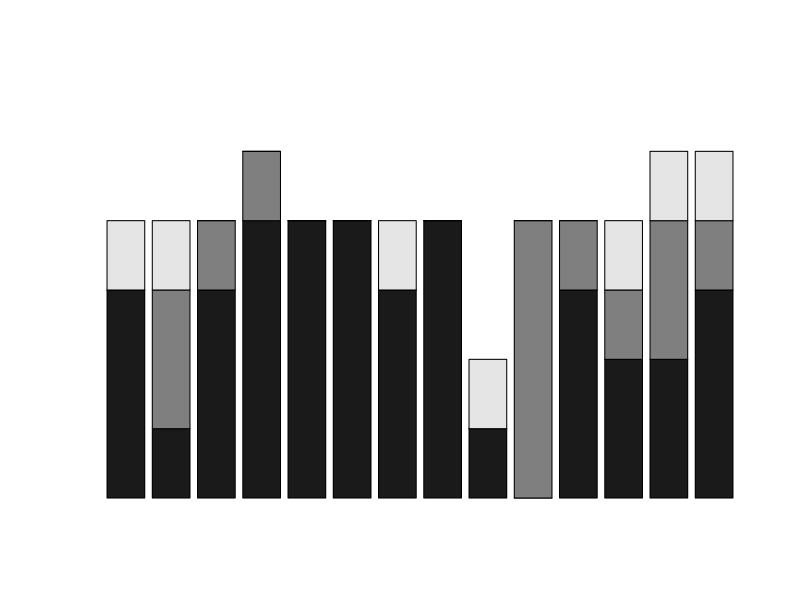

Reproduce this figure in R. (Note: this script raises an error after producing the figure.)
#### Exploring the Yellow Island data! ####

## Read in the data
counts <- read.csv("QuadratCounts.csv")
yellowPA <- read.csv("yellowPA.csv")

# First rule: always look at your data!
View(counts)
View(yellowPA)

#### Quadrat Counts Data: Cut in half!
# WhereSub will tell me which column the Substrate
# data starts in
WhereSub <- which(counts[1,]=="Substrate")
# I also want to know which column the Species Counts
# data starts in
WhereSpecies <- which(counts[1,]=="Species")

# I can use WhereSub and WhereSpecies to grab *just*
# the Substrate data
Substrate <- counts[,WhereSub:(WhereSpecies[1]-1)]

# And I can use WhereSpecies again to grab *just*
# the Species Counts data
Species <- counts[,WhereSpecies[1]:ncol(counts)]

# Let's see what we made;
View(Substrate)
View(Species)

# QUESTION: Does the percent coverage for each quadrat sum to 100% for Substrate?
# I want a vector of the site numbers (to use for plotting)
sites <- as.numeric(counts[-c(1,2),which(counts[2,]=="Site")])
sites

# This code creates a barplot and legend to answer my question!
barplot(height=t(as.matrix(Substrate[3:16,])),
        names.arg=sites,
        main="Substrate",
        ylab="Percent Coverage",
        xlab="Sites (Quadrat 1 and Quadrat 2)",
        ylim=c(0,150),
        col=c("gray10", "gray50", "gray90"))

legend(x="topright",
       legend=as.character(Substrate[2,]),
       fill=c("gray10", "gray50", "gray90"))

# Can we make a stacked barplot() with all species?

barplot(height=t(as.matrix(Species[3:16,])),
        names.arg=sites,
        main="Species Counts",
        ylab="Counts",
        xlab="Sites",
        col=1:24
        )

legend(x="topright",
       legend=as.character(SpeciesNames),
       fill=1:24)

# QUESTION: How many limpets were seen across sites?

limpet <- as.numeric(counts[-c(1,2),which(counts[2,]=="Limpet")])

barplot(height=t(limpet),
        names.arg=sites,
        main="Limpets",
        xlab="Sites (Quadrat 1 and Quadrat 2)",
        ylab="Counts")

# QUESTION: How many of EACH species were seen across sites?
SpeciesNames <- as.character(Species[2,])

# par(mfrow=c(6,4))

for(s in 1:ncol(Species)) {
  
  SppCount <- as.numeric(counts[-c(1,2), which(counts[2,]==SpeciesNames[s])])
  barplot(height=t(SppCount),
          names.arg=sites,
          main=SpeciesNames[s],
          xlab="Sites (Quadrat 1 and Quadrat 2)",
          ylab="Counts")
  
}

#### Yellow Island Presence-absence Data
# For this data, I'm going to use some special libraries
install.packages("ggplot2")
install.packages("reshape2")
library(ggplot2)
library(reshape2)

# Let's remind ourselves of the data
View(yellowPA)

# QUESTION: Where are species present and what is their abundance score?

# To prepare to manipulate this data for plotting,
# I'm going to remove some of the metadeta comments
# And the last four columns of the original data frame
PAdata <- data.matrix(yellowPA[1:149,c(1,3:18)])

# Now I'm going to rearrange the variables in the PAdata set
# We'll slowly step through these
part1 <- melt(PAdata[,c(2,4,6,8,10,12,14,16)])
part2 <- melt(PAdata[,c(3,5,7,9,11,13,15,17)])
PAdata2 <- cbind(yellowPA[1:149,1],part1[,-1],part2[,-1])

# This gives better column names to match the moves I made
colnames(PAdata2) <- c("Scientific_Name", "Site", "PA", "Score_Site", "Score")

# This is my very first time trying this type of plot! 
# This is using the ggplot2 philosophy for coding plots

ggplot(PAdata2, aes(Site, Scientific_Name, fill=Score, alpha=PA)) + 
  geom_tile(colour = "gray50") +
  scale_alpha_identity(guide = "none") +
  coord_equal(expand = 0) +
  theme_bw() +
  theme(panel.grid.major = element_blank(),
        axis.text.x = element_text(angle = 45, hjust = 1))

ggsave(filename="PAplot.png", plot=last_plot(), height=11.5, units="in", width=8.5)

# This is very rough draft plot, but amazing for visualizing your data after
# returning from the field.

